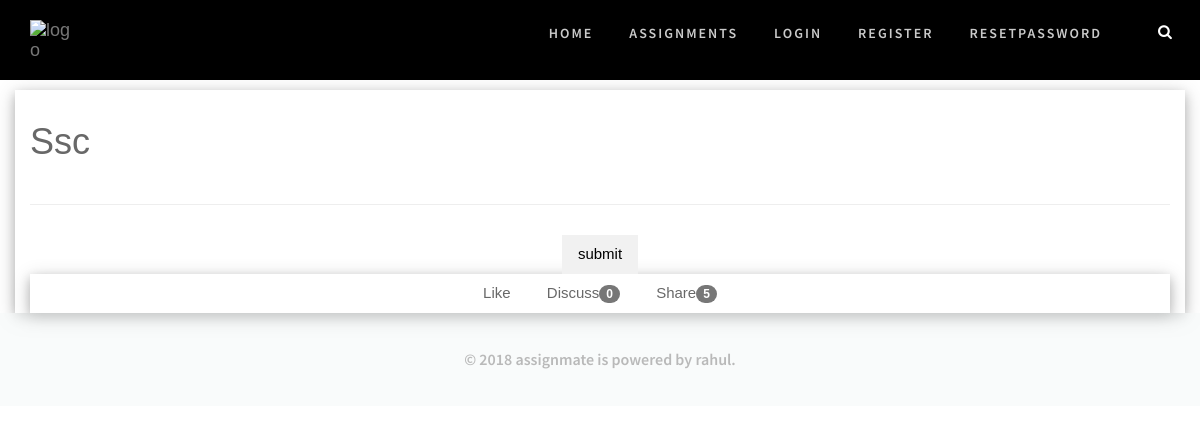
Before: /assignment/6 with the older database file.
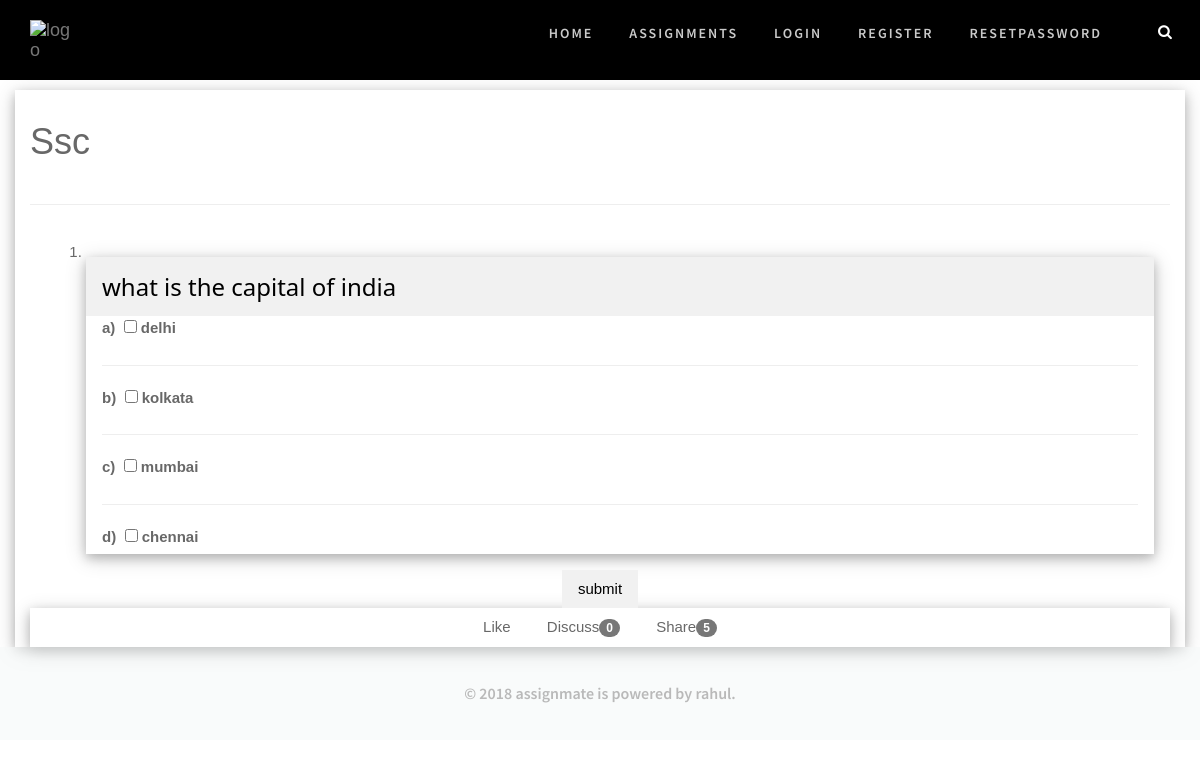
After: the same page with the newer database file.
### assignment/models.py (models this page shows, shortened)
class Questions(models.Model,):
    assignment= models.ForeignKey(Assignment,on_delete=models.CASCADE)
    question= models.CharField(max_length=500)
    image= models.ImageField(upload_to='question_image//%Y/%m/%d/',blank=True,)
    answer= models.CharField(max_length=500)
    option_a =models.CharField(max_length=200,default=0)
    option_b =models.CharField(max_length=200,default=0)
    option_c =models.CharField(max_length=200,default=0)
    option_d =models.CharField(max_length=200,default=0)
    number_of_right_answered =models.IntegerField(default=0)
    number_of_wrong_answered =models.IntegerField(default=0)
    positive_marks =models.IntegerField(default=0)
    negative_marks =models.IntegerField(default=0)
    hint =models.CharField(max_length=500,blank=True)
    tags=models.CharField(max_length=45,blank=True)

### assignment/views.py (the view)
# urls.py: path('assignment/<pk>',QuestionView.as_view(),name='assignment'),
class QuestionView(DetailView):
    template_name = 'assignment/question_paper.html'
    model = Assignment

### assignment/models.py (called while the page is built)
    def get_queryset(self):
        return AssignmentQuerySet(self.model,using=self._db)

### assignment/templates/assignment/question_paper.html (shortened to what this page needs)
{% extends 'accounts/base.html'%}
{% block body %}
<div class="container w3-card-4">
    <h1 class="w3-myfont">{{ assignment.title|title }}</h1>
    <hr/>
    <form action="{% url 'assignment:assignment_check' assignment.id %}" method="post">
        <div class="w3-container">
    <ol>
    {% for question in assignment.questions_set.all %}
        <li class="w3-section">
            <div class="w3-card-4" >
                <header class="w3-container w3-light-grey">
                    <h3>{{ question.question }}
                    </h3>
                </header>
                <div class="w3-container">
                    <div class="form-check form-check-inline">
                      <label class="form-check-label" for="inlineRadio1{{ forloop.counter }}">a)</label>&nbsp;
                      <input class="form-check-input" type="checkbox" name="inlineRadioOptions{{ forloop.counter }}" id="inlineRadio1{{ forloop.counter }}" value="a" onclick="selectOnlyThis(this)">
                      <label class="form-check-label" for="inlineRadio1{{ forloop.counter }}">{{question.option_a}}</label>
                    </div>
                    <hr>
                    <div class="form-check form-check-inline">
                      <label class="form-check-label" for="inlineRadio2{{ forloop.counter }}">b)</label>&nbsp;
                      <input class="form-check-input" type="checkbox" name="inlineRadioOptions{{ forloop.counter }}" id="inlineRadio2{{ forloop.counter }}" value="b" onclick="selectOnlyThis(this)">
                      <label class="form-check-label" for="inlineRadio2{{ forloop.counter }}">{{question.option_b}}</label>
                    </div>
                    <hr>
                    <div class="form-check form-check-inline">
                      <label class="form-check-label" for="inlineRadio3{{ forloop.counter }}">c)</label>&nbsp;
                      <input class="form-check-input" type="checkbox" name="inlineRadioOptions{{ forloop.counter }}" id="inlineRadio3{{ forloop.counter }}" value="c" onclick="selectOnlyThis(this)">
                      <label class="form-check-label" for="inlineRadio3{{ forloop.counter }}">{{question.option_c}}</label>
                    </div>
                    <hr>
                    <div class="form-check form-check-inline">
                      <label class="form-check-label" for="inlineRadio4{{ forloop.counter }}">d)</label>&nbsp;
                      <input class="form-check-input" type="checkbox" name="inlineRadioOptions{{ forloop.counter }}" id="inlineRadio4{{ forloop.counter }}" value="d" onclick="selectOnlyThis(this)">
                      <label class="form-check-label" for="inlineRadio4{{ forloop.counter }}">{{question.option_d}}</label>
                    </div>
                    </div>
            </div>
        </li>
    {% endfor %}
    </ol>
            <div class="w3-center">
                <button type="submit" class="w3-light-gray w3-hover-black w3-button">submit</button>
            </div>
        </div>
    </form>
    <div class="w3-container w3-card-4 w3-center">
        <div class="btn-group">
            {%if user in assignment.assignmentlikecounter.user.all%}
            <a href="{%url 'assignment:like' assignment.id %}" ><button class="w3-bar-item w3-button w3-light-gray ">Liked<span class="badge">{{assignment.assignmentlikecounter.number_of_like}}</span></button></a>
            {% else %}
            <a href="{%url 'assignment:like' assignment.id %}" ><button class="w3-bar-item w3-button">Like</button></a>
            {%endif%}
            <a href="{% url 'home:assignment-discussion' assignment.id %}"class="w3-bar-item w3-button"> Discuss<span class="badge">{{assignment.assignment_discussion_set.all|length}}</span></a>
            <button class="w3-bar-item w3-button ">Share<span class="badge">5</span></button>
        </div>
    </div>
</div>
{% endblock %}

Changed rows visible on the page:
added Questions: question "what is the capital of india", option_a "delhi", option_b "kolkata", option_c "mumbai", option_d "chennai"
